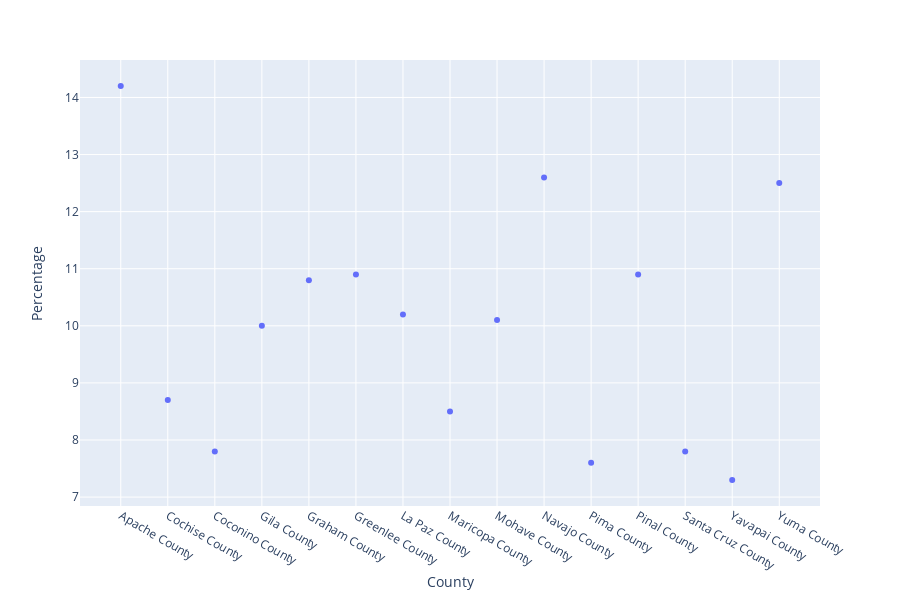

The notebook cell this image was saved under:
### Code cell
#SCATTERPLOT 
px.scatter(df, x="County", y="Percentage", hover_name="CountyFIPS")

### Figure 1 — Plotly figure (JSON) as saved in the notebook; plotly's stock layout.template omitted (floating-point values rounded to 4 significant figures)
{"data": [{"hovertemplate": "<b>%{hovertext}</b><br><br>County=%{x}<br>Percentage=%{y}<extra></extra>", "hovertext": [4001, 4003, 4005, 4007, 4009, 4011, 4012, 4013, 4015, 4017, 4019, 4021, 4023, 4025, 4027], "legendgroup": "", "marker": {"color": "#636efa", "symbol": "circle"}, "mode": "markers", "name": " ", "showlegend": false, "type": "scatter", "uid": "fbc02182-a572-4c6d-8bca-68e24e9d78c7", "x": ["Apache County", "Cochise County", "Coconino County", "Gila County", "Graham County", "Greenlee County", "La Paz County", "Maricopa County", "Mohave County", "Navajo County", "Pima County", "Pinal County", "Santa Cruz County", "Yavapai County", "Yuma County"], "xaxis": "x", "y": [14.2, 8.7, 7.8, 10, 10.8, 10.9, 10.2, 8.5, 10.1, 12.6, 7.6, 10.9, 7.8, 7.3, 12.5], "yaxis": "y"}], "layout": {"grid": {"xaxes": ["x"], "xgap": 0.1, "xside": "bottom", "yaxes": ["y"], "ygap": 0.1, "yside": "left"}, "height": 600, "legend": {"tracegroupgap": 0}, "margin": {"t": 60}, "xaxis": {"title": {"text": "County"}}, "yaxis": {"title": {"text": "Percentage"}}}}
